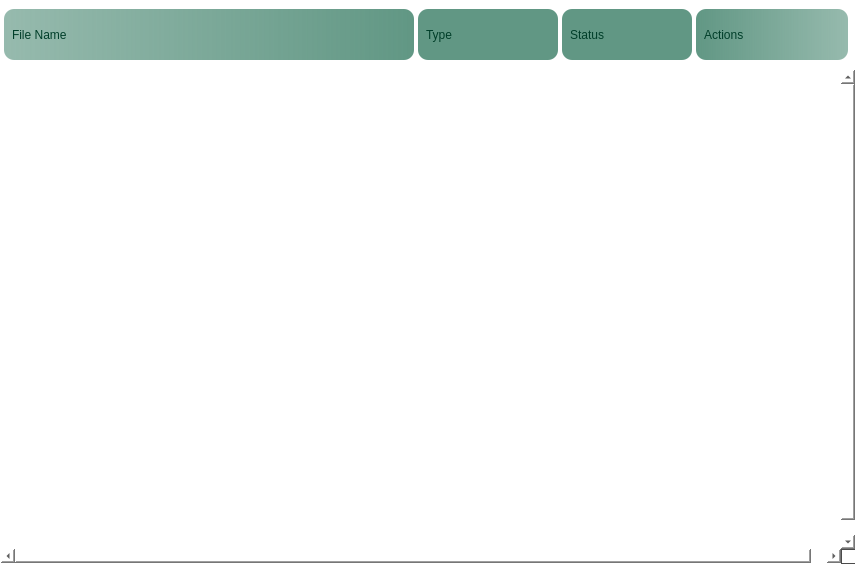
         <widget class="QWidget" name="threatsPage">
          <property name="sizePolicy">
           <sizepolicy hsizetype="Preferred" vsizetype="Preferred">
            <horstretch>0</horstretch>
            <verstretch>0</verstretch>
           </sizepolicy>
          </property>
          <property name="minimumSize">
           <size>
            <width>855</width>
            <height>0</height>
           </size>
          </property>
          <property name="maximumSize">
           <size>
            <width>855</width>
            <height>16777215</height>
           </size>
          </property>
          <property name="styleSheet">
           <string notr="true">background: none;
background-color: transparent;</string>
          </property>
          <layout class="QGridLayout" name="gridLayout_3">
           <property name="leftMargin">
            <number>0</number>
           </property>
           <property name="topMargin">
            <number>9</number>
           </property>
           <property name="rightMargin">
            <number>0</number>
           </property>
           <property name="bottomMargin">
            <number>0</number>
           </property>
           <property name="horizontalSpacing">
            <number>0</number>
           </property>
           <property name="verticalSpacing">
            <number>9</number>
           </property>
           <item row="0" column="0">
            <widget class="QWidget" name="resultsTitles" native="true">
             <property name="minimumSize">
              <size>
               <width>856</width>
               <height>51</height>
              </size>
             </property>
             <property name="maximumSize">
              <size>
               <width>856</width>
               <height>51</height>
              </size>
             </property>
             <property name="styleSheet">
              <string notr="true">background: none;
background-color: transparent;</string>
             </property>
             <layout class="QHBoxLayout" name="horizontalLayout_5">
              <property name="spacing">
               <number>0</number>
              </property>
              <property name="leftMargin">
               <number>0</number>
              </property>
              <property name="topMargin">
               <number>0</number>
              </property>
              <property name="rightMargin">
               <number>0</number>
              </property>
              <property name="bottomMargin">
               <number>0</number>
              </property>
              <item>
               <widget class="QLabel" name="fileNameLabel">
                <property name="minimumSize">
                 <size>
                  <width>410</width>
                  <height>51</height>
                 </size>
                </property>
                <property name="maximumSize">
                 <size>
                  <width>410</width>
                  <height>51</height>
                 </size>
                </property>
                <property name="styleSheet">
                 <string notr="true">font: 12pt &quot;Alata&quot;;
padding: 2px 5px;
margin: 0;
color: rgb(0, 62, 41);
background: none;
background-color:qlineargradient(spread:pad, x1:0, y1:0, x2:1, y2:0, stop:0 rgba(97, 151, 132, 169), stop:1 rgba(97, 151, 132, 255));
border-top-left-radius: 10px;
border-top-right-radius: 10px;
border-bottom-right-radius: 10px;
border-bottom-left-radius: 10px</string>
                </property>
                <property name="text">
                 <string>File Name</string>
                </property>
               </widget>
              </item>
              <item>
               <widget class="QLabel" name="typeLabel">
                <property name="minimumSize">
                 <size>
                  <width>140</width>
                  <height>51</height>
                 </size>
                </property>
                <property name="maximumSize">
                 <size>
                  <width>140</width>
                  <height>51</height>
                 </size>
                </property>
                <property name="styleSheet">
                 <string notr="true">font: 12pt &quot;Alata&quot;;
padding: 2px 5px;
margin: 0;
color: rgb(0, 62, 41);
background: none;
background-color:rgb(97, 151, 132);
border-top-left-radius: 10px;
border-top-right-radius: 10px;
border-bottom-right-radius: 10px;
border-bottom-left-radius: 10px</string>
                </property>
                <property name="text">
                 <string>Type</string>
                </property>
               </widget>
              </item>
              <item>
               <widget class="QLabel" name="StatusLabel">
                <property name="minimumSize">
                 <size>
                  <width>130</width>
                  <height>51</height>
                 </size>
                </property>
                <property name="maximumSize">
                 <size>
                  <width>130</width>
                  <height>51</height>
                 </size>
                </property>
                <property name="styleSheet">
                 <string notr="true">font: 12pt &quot;Alata&quot;;
padding: 2px 5px;
margin: 0;
color: rgb(0, 62, 41);
background: none;
background-color:rgb(97, 151, 132);
border-top-left-radius: 10px;
border-top-right-radius: 10px;
border-bottom-right-radius: 10px;
border-bottom-left-radius: 10px</string>
                </property>
                <property name="text">
                 <string>Status</string>
                </property>
               </widget>
              </item>
              <item>
               <widget class="QLabel" name="sizeLabel">
                <property name="minimumSize">
                 <size>
                  <width>152</width>
                  <height>51</height>
                 </size>
                </property>
                <property name="maximumSize">
                 <size>
                  <width>152</width>
                  <height>51</height>
                 </size>
                </property>
                <property name="styleSheet">
                 <string notr="true">font: 12pt &quot;Alata&quot;;
padding: 2px 5px;
margin: 0;
color: rgb(0, 62, 41);
background: none;
background-color:qlineargradient(spread:pad, x1:1, y1:0, x2:0, y2:0, stop:0 rgba(97, 151, 132, 169), stop:1 rgba(97, 151, 132, 255));
border-top-left-radius: 10px;
border-top-right-radius: 10px;
border-bottom-right-radius: 10px;
border-bottom-left-radius: 10px</string>
                </property>
                <property name="text">
                 <string>Actions</string>
                </property>
               </widget>
              </item>
             </layout>
            </widget>
           </item>
           <item row="1" column="0">
            <widget class="QScrollArea" name="scrollArea">
             <property name="enabled">
              <bool>true</bool>
             </property>
             <property name="sizePolicy">
              <sizepolicy hsizetype="Fixed" vsizetype="Fixed">
               <horstretch>0</horstretch>
               <verstretch>0</verstretch>
              </sizepolicy>
             </property>
             <property name="minimumSize">
              <size>
               <width>856</width>
               <height>495</height>
              </size>
             </property>
             <property name="maximumSize">
              <size>
               <width>856</width>
               <height>16777215</height>
              </size>
             </property>
             <property name="contextMenuPolicy">
              <enum>Qt::NoContextMenu</enum>
             </property>
             <property name="layoutDirection">
              <enum>Qt::LeftToRight</enum>
             </property>
             <property name="styleSheet">
              <string notr="true">QScrollBar:vertical {
            border: 0px solid #999999;
            background:white;
            width:10px;    
            margin: 0px 0px 0px 0px;
        }
        QScrollBar::handle:vertical {         
       
            min-height: 0px;
          	border: 0px solid red;
			border-radius: 4px;
			background-color:qlineargradient(spread:pad, x1:1, y1:0, x2:0, y2:0, stop:0 rgba(97, 151, 132, 169), stop:1 rgba(97, 151, 132, 255));
        }
        QScrollBar::add-line:vertical {       
            height: 0px;
            subcontrol-position: bottom;
            subcontrol-origin: margin;
        }
        QScrollBar::sub-line:vertical {
            height: 0 px;
            subcontrol-position: top;
            subcontrol-origin: margin;
        }
</string>
             </property>
             <property name="frameShadow">
              <enum>QFrame::Plain</enum>
             </property>
             <property name="verticalScrollBarPolicy">
              <enum>Qt::ScrollBarAsNeeded</enum>
             </property>
             <property name="sizeAdjustPolicy">
              <enum>QAbstractScrollArea::AdjustToContents</enum>
             </property>
             <property name="widgetResizable">
              <bool>false</bool>
             </property>
             <property name="alignment">
              <set>Qt::AlignHCenter|Qt::AlignTop</set>
             </property>
             <widget class="QWidget" name="filesResults">
              <property name="geometry">
               <rect>
                <x>0</x>
                <y>0</y>
                <width>856</width>
                <height>495</height>
               </rect>
              </property>
              <property name="maximumSize">
               <size>
                <width>865</width>
                <height>16777215</height>
               </size>
              </property>
              <property name="styleSheet">
               <string notr="true">background: none;
background-color: transparent;</string>
              </property>
             </widget>
            </widget>
           </item>
          </layout>
         </widget>
